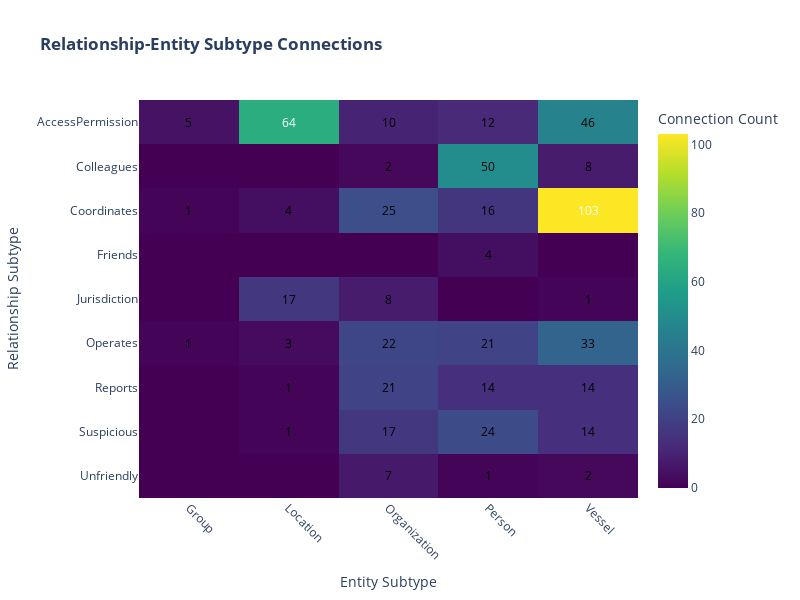
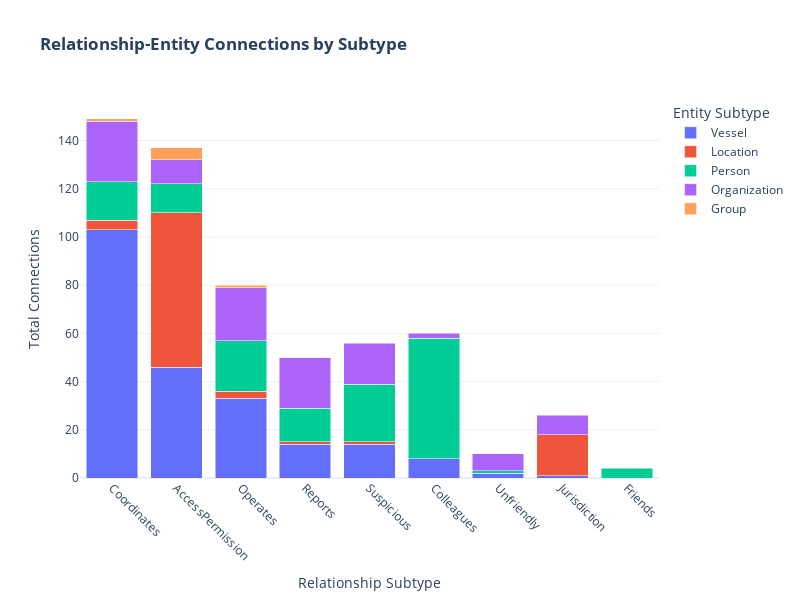

Source (notebook cell) for these figures, in order:
### Code cell
connection_counts = defaultdict(lambda: defaultdict(int))

for u, v in G.edges():
    u_attrs = G.nodes[u]
    v_attrs = G.nodes[v]

    # Case 1: Relationship -> Entity (Relationship targets Entity)
    if u_attrs.get('type') == 'Relationship' and v_attrs.get('type') == 'Entity':
        rel_subtype = u_attrs.get('sub_type')
        entity_subtype = v_attrs.get('sub_type')
        if rel_subtype and entity_subtype:
            connection_counts[rel_subtype][entity_subtype] += 1

    # Case 2: Entity -> Relationship (Entity is source of Relationship)
    elif u_attrs.get('type') == 'Entity' and v_attrs.get('type') == 'Relationship':
        entity_subtype = u_attrs.get('sub_type')
        rel_subtype = v_attrs.get('sub_type')
        if rel_subtype and entity_subtype:
            connection_counts[rel_subtype][entity_subtype] += 1

rows = []
for rel_subtype, entities in connection_counts.items():
    for entity_subtype, count in entities.items():
        rows.append({
            'Relationship Subtype': rel_subtype,
            'Entity Subtype': entity_subtype,
            'Connection Count': count
        })

df = pd.DataFrame(rows)

# Pivot for heatmap
heatmap_df = df.pivot(index='Relationship Subtype',
                      columns='Entity Subtype',
                      values='Connection Count').fillna(0)

fig = px.imshow(
    heatmap_df,
    labels=dict(x="Entity Subtype", y="Relationship Subtype", color="Connections"),
    color_continuous_scale='Viridis',
    aspect="auto",
    title='<b>Relationship-Entity Subtype Connections</b>',
    width=800,
    height=600
)

# Add annotations (counts in cells)
annotations = []
for y, rel_sub in enumerate(heatmap_df.index):
    for x, entity_sub in enumerate(heatmap_df.columns):
        count = heatmap_df.loc[rel_sub, entity_sub]
        if count > 0:
            annotations.append(
                dict(
                    x=x, y=y,
                    text=str(int(count)),
                    xref='x1', yref='y1',
                    showarrow=False,
                    font=dict(color='white' if count > 0.5*heatmap_df.values.max() else 'black')
                )
            )

# Customize layout
fig.update_layout(
    annotations=annotations,
    xaxis_title="Entity Subtype",
    yaxis_title="Relationship Subtype",
    font=dict(size=12),
    margin=dict(l=120, r=50, b=100, t=100)
)

# Improve readability
fig.update_xaxes(tickangle=45)
fig.update_coloraxes(colorbar_title='Connection Count')

fig.show()

print("\nRelationship Subtype to Entity Subtype Connection Counts:")
print(heatmap_df)

# Create a sorted version for better visualization
df_sorted = df.sort_values(by='Connection Count', ascending=False)

fig2 = px.bar(
    df_sorted,
    x='Relationship Subtype',
    y='Connection Count',
    color='Entity Subtype',
    barmode='stack',
    title='<b>Relationship-Entity Connections by Subtype</b>',
    labels={'Connection Count': 'Connections'},
    width=800,
    height=600
)

fig2.update_layout(
    xaxis_title="Relationship Subtype",
    yaxis_title="Total Connections",
    legend_title="Entity Subtype",
    font=dict(size=12),
    hovermode="x unified"
)

fig2.update_xaxes(tickangle=45)
fig2.show()

### Figure 1 — Plotly figure (JSON) as saved in the notebook; plotly's stock layout.template omitted (floating-point values rounded to 4 significant figures)
{"data": [{"coloraxis": "coloraxis", "hovertemplate": "Entity Subtype: %{x}<br>Relationship Subtype: %{y}<br>Connections: %{z}<extra></extra>", "name": "0", "type": "heatmap", "x": ["Group", "Location", "Organization", "Person", "Vessel"], "xaxis": "x", "y": ["AccessPermission", "Colleagues", "Coordinates", "Friends", "Jurisdiction", "Operates", "Reports", "Suspicious", "Unfriendly"], "yaxis": "y", "z": [[5.0, 64.0, 10.0, 12.0, 46.0], [0.0, 0.0, 2.0, 50.0, 8.0], [1.0, 4.0, 25.0, 16.0, 103.0], [0.0, 0.0, 0.0, 4.0, 0.0], [0.0, 17.0, 8.0, 0.0, 1.0], [1.0, 3.0, 22.0, 21.0, 33.0], [0.0, 1.0, 21.0, 14.0, 14.0], [0.0, 1.0, 17.0, 24.0, 14.0], [0.0, 0.0, 7.0, 1.0, 2.0]]}], "layout": {"annotations": [{"font": {"color": "black"}, "showarrow": false, "text": "5", "x": 0, "xref": "x", "y": 0, "yref": "y"}, {"font": {"color": "white"}, "showarrow": false, "text": "64", "x": 1, "xref": "x", "y": 0, "yref": "y"}, {"font": {"color": "black"}, "showarrow": false, "text": "10", "x": 2, "xref": "x", "y": 0, "yref": "y"}, {"font": {"color": "black"}, "showarrow": false, "text": "12", "x": 3, "xref": "x", "y": 0, "yref": "y"}, {"font": {"color": "black"}, "showarrow": false, "text": "46", "x": 4, "xref": "x", "y": 0, "yref": "y"}, {"font": {"color": "black"}, "showarrow": false, "text": "2", "x": 2, "xref": "x", "y": 1, "yref": "y"}, {"font": {"color": "black"}, "showarrow": false, "text": "50", "x": 3, "xref": "x", "y": 1, "yref": "y"}, {"font": {"color": "black"}, "showarrow": false, "text": "8", "x": 4, "xref": "x", "y": 1, "yref": "y"}, {"font": {"color": "black"}, "showarrow": false, "text": "1", "x": 0, "xref": "x", "y": 2, "yref": "y"}, {"font": {"color": "black"}, "showarrow": false, "text": "4", "x": 1, "xref": "x", "y": 2, "yref": "y"}, {"font": {"color": "black"}, "showarrow": false, "text": "25", "x": 2, "xref": "x", "y": 2, "yref": "y"}, {"font": {"color": "black"}, "showarrow": false, "text": "16", "x": 3, "xref": "x", "y": 2, "yref": "y"}, {"font": {"color": "white"}, "showarrow": false, "text": "103", "x": 4, "xref": "x", "y": 2, "yref": "y"}, {"font": {"color": "black"}, "showarrow": false, "text": "4", "x": 3, "xref": "x", "y": 3, "yref": "y"}, {"font": {"color": "black"}, "showarrow": false, "text": "17", "x": 1, "xref": "x", "y": 4, "yref": "y"}, {"font": {"color": "black"}, "showarrow": false, "text": "8", "x": 2, "xref": "x", "y": 4, "yref": "y"}, {"font": {"color": "black"}, "showarrow": false, "text": "1", "x": 4, "xref": "x", "y": 4, "yref": "y"}, {"font": {"color": "black"}, "showarrow": false, "text": "1", "x": 0, "xref": "x", "y": 5, "yref": "y"}, {"font": {"color": "black"}, "showarrow": false, "text": "3", "x": 1, "xref": "x", "y": 5, "yref": "y"}, {"font": {"color": "black"}, "showarrow": false, "text": "22", "x": 2, "xref": "x", "y": 5, "yref": "y"}, {"font": {"color": "black"}, "showarrow": false, "text": "21", "x": 3, "xref": "x", "y": 5, "yref": "y"}, {"font": {"color": "black"}, "showarrow": false, "text": "33", "x": 4, "xref": "x", "y": 5, "yref": "y"}, {"font": {"color": "black"}, "showarrow": false, "text": "1", "x": 1, "xref": "x", "y": 6, "yref": "y"}, {"font": {"color": "black"}, "showarrow": false, "text": "21", "x": 2, "xref": "x", "y": 6, "yref": "y"}, {"font": {"color": "black"}, "showarrow": false, "text": "14", "x": 3, "xref": "x", "y": 6, "yref": "y"}, {"font": {"color": "black"}, "showarrow": false, "text": "14", "x": 4, "xref": "x", "y": 6, "yref": "y"}, {"font": {"color": "black"}, "showarrow": false, "text": "1", "x": 1, "xref": "x", "y": 7, "yref": "y"}, {"font": {"color": "black"}, "showarrow": false, "text": "17", "x": 2, "xref": "x", "y": 7, "yref": "y"}, {"font": {"color": "black"}, "showarrow": false, "text": "24", "x": 3, "xref": "x", "y": 7, "yref": "y"}, {"font": {"color": "black"}, "showarrow": false, "text": "14", "x": 4, "xref": "x", "y": 7, "yref": "y"}, {"font": {"color": "black"}, "showarrow": false, "text": "7", "x": 2, "xref": "x", "y": 8, "yref": "y"}, {"font": {"color": "black"}, "showarrow": false, "text": "1", "x": 3, "xref": "x", "y": 8, "yref": "y"}, {"font": {"color": "black"}, "showarrow": false, "text": "2", "x": 4, "xref": "x", "y": 8, "yref": "y"}], "coloraxis": {"colorbar": {"title": {"text": "Connection Count"}}, "colorscale": [[0, "#440154"], [0.1111, "#482878"], [0.2222, "#3e4989"], [0.3333, "#31688e"], [0.4444, "#26828e"], [0.5556, "#1f9e89"], [0.6667, "#35b779"], [0.7778, "#6ece58"], [0.8889, "#b5de2b"], [1, "#fde725"]]}, "font": {"size": 12}, "height": 600, "margin": {"b": 100, "l": 120, "r": 50, "t": 100}, "title": {"text": "<b>Relationship-Entity Subtype Connections</b>"}, "width": 800, "xaxis": {"anchor": "y", "domain": [0, 1], "tickangle": 45, "title": {"text": "Entity Subtype"}}, "yaxis": {"anchor": "x", "autorange": "reversed", "domain": [0, 1], "title": {"text": "Relationship Subtype"}}}}

### Figure 2 — Plotly figure (JSON) as saved in the notebook; plotly's stock layout.template omitted (floating-point values rounded to 4 significant figures)
{"data": [{"hovertemplate": "Entity Subtype=Vessel<br>Relationship Subtype=%{x}<br>Connections=%{y}<extra></extra>", "legendgroup": "Vessel", "marker": {"color": "#636efa", "pattern": {"shape": ""}}, "name": "Vessel", "orientation": "v", "showlegend": true, "textposition": "auto", "type": "bar", "x": ["Coordinates", "AccessPermission", "Operates", "Reports", "Suspicious", "Colleagues", "Unfriendly", "Jurisdiction"], "xaxis": "x", "y": [103, 46, 33, 14, 14, 8, 2, 1], "yaxis": "y"}, {"hovertemplate": "Entity Subtype=Location<br>Relationship Subtype=%{x}<br>Connections=%{y}<extra></extra>", "legendgroup": "Location", "marker": {"color": "#EF553B", "pattern": {"shape": ""}}, "name": "Location", "orientation": "v", "showlegend": true, "textposition": "auto", "type": "bar", "x": ["AccessPermission", "Jurisdiction", "Coordinates", "Operates", "Suspicious", "Reports"], "xaxis": "x", "y": [64, 17, 4, 3, 1, 1], "yaxis": "y"}, {"hovertemplate": "Entity Subtype=Person<br>Relationship Subtype=%{x}<br>Connections=%{y}<extra></extra>", "legendgroup": "Person", "marker": {"color": "#00cc96", "pattern": {"shape": ""}}, "name": "Person", "orientation": "v", "showlegend": true, "textposition": "auto", "type": "bar", "x": ["Colleagues", "Suspicious", "Operates", "Coordinates", "Reports", "AccessPermission", "Friends", "Unfriendly"], "xaxis": "x", "y": [50, 24, 21, 16, 14, 12, 4, 1], "yaxis": "y"}, {"hovertemplate": "Entity Subtype=Organization<br>Relationship Subtype=%{x}<br>Connections=%{y}<extra></extra>", "legendgroup": "Organization", "marker": {"color": "#ab63fa", "pattern": {"shape": ""}}, "name": "Organization", "orientation": "v", "showlegend": true, "textposition": "auto", "type": "bar", "x": ["Coordinates", "Operates", "Reports", "Suspicious", "AccessPermission", "Jurisdiction", "Unfriendly", "Colleagues"], "xaxis": "x", "y": [25, 22, 21, 17, 10, 8, 7, 2], "yaxis": "y"}, {"hovertemplate": "Entity Subtype=Group<br>Relationship Subtype=%{x}<br>Connections=%{y}<extra></extra>", "legendgroup": "Group", "marker": {"color": "#FFA15A", "pattern": {"shape": ""}}, "name": "Group", "orientation": "v", "showlegend": true, "textposition": "auto", "type": "bar", "x": ["AccessPermission", "Coordinates", "Operates"], "xaxis": "x", "y": [5, 1, 1], "yaxis": "y"}], "layout": {"barmode": "stack", "font": {"size": 12}, "height": 600, "hovermode": "x unified", "legend": {"title": {"text": "Entity Subtype"}, "tracegroupgap": 0}, "title": {"text": "<b>Relationship-Entity Connections by Subtype</b>"}, "width": 800, "xaxis": {"anchor": "y", "domain": [0, 1], "tickangle": 45, "title": {"text": "Relationship Subtype"}}, "yaxis": {"anchor": "x", "domain": [0, 1], "title": {"text": "Total Connections"}}}}
